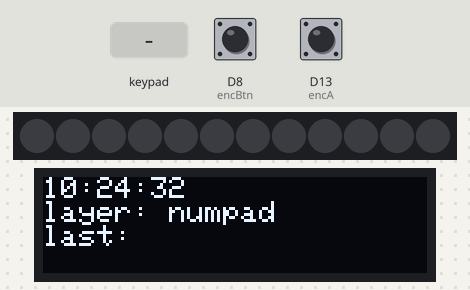
The sketch below on a simulated Arduino MKR. Parts: 12 RGB LEDs in strip order, left to right, 128×32 one-colour display. Wiring (inferred from the names in the program): 3×4 keypad with keys 7 8 9 / 4 5 6 * 1 2 3 -: rows D5, D6, D7; columns D4, D3, D2, D1. The inputs (shaded band) are chosen by the test bench; at power-on: D8 (encBtn) HIGH, D13 (encA) HIGH. WiFi joins after 1.5 s; servers stay silent unless stated; USB keyboard and mouse output is not drawn.

Above: at 3.1 s.
3.2 s: keypad keys 5 6 7 * pressed 0.4 s apart
At 5.3 s:
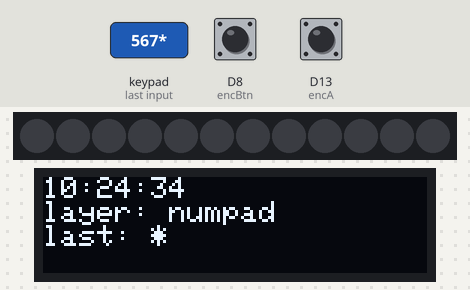
6.3 s: key '/' pressed
At 7.1 s:
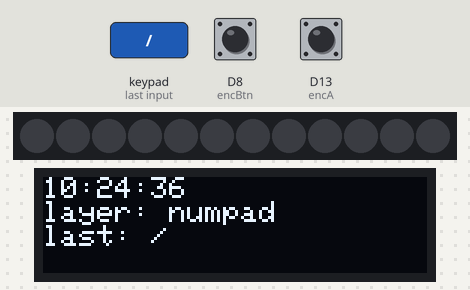
9.3 s: D8 (encBtn) pulled LOW for 0.15 s
At 10.3 s:
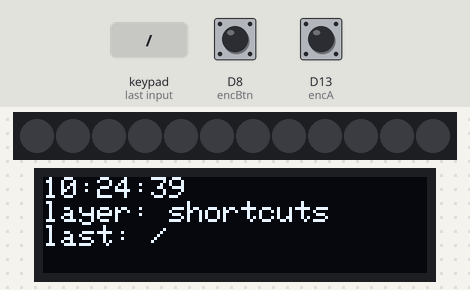
12.4 s: keypad keys 4 3 2 1 pressed 0.4 s apart
At 15.3 s:
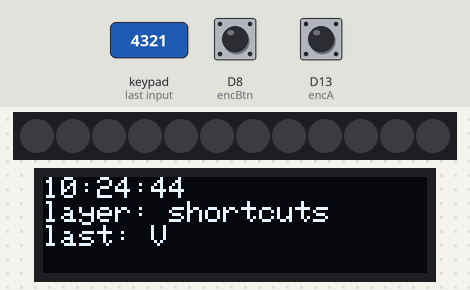
15.5 s: keypad keys 5 6 7 pressed 0.4 s apart
At 17.3 s:
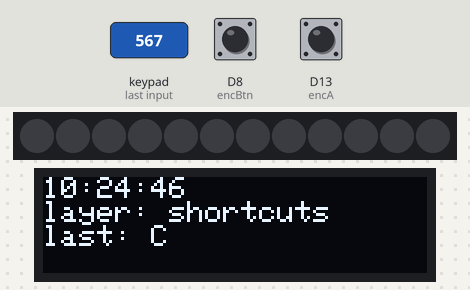
18.2 s: key '*' pressed
At 19.1 s:
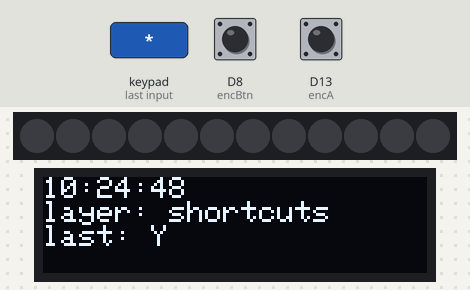
Timing chart, 0 to 21.2 s (numbered marks = the images above; inputs shaded):
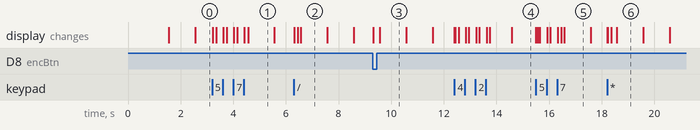

Measured:
- after the input at 3.2 s, the display: first changes at once (image 1 shows a later state)
- after the input at 6.3 s, the display: first changes at once (image 2 shows a later state)
- after the input at 9.3 s, the display: first changes at once (image 3 shows a later state)
- what the display in image 1 shows lasts 1.0 s, from 4.6 s to 5.6 s

The sketch:

Firmware.ino
```cpp
// hackpad firmware v4

#include <Keyboard.h>
#include <Wire.h>
#include <WiFiNINA.h>
#include <Adafruit_GFX.h>
#include <Adafruit_SSD1306.h>
#include <Adafruit_NeoPixel.h>

// change these to your actual wifi so it can grab the time
const char* ssid = "your_wifi_name";
const char* pass = "your_wifi_password";

const int rowPins[3] = {5, 6, 7};
const int colPins[4] = {4, 3, 2, 1};
const int encA = 13;
const int encB = 0;
const int encBtn = 8;

#define LED_PIN A3
#define NUM_LEDS 12
Adafruit_NeoPixel strip(NUM_LEDS, LED_PIN, NEO_GRB + NEO_KHZ800);

#define SCREEN_WIDTH 128
#define SCREEN_HEIGHT 32
Adafruit_SSD1306 display(SCREEN_WIDTH, SCREEN_HEIGHT, &Wire, -1);

char keymap[3][4] = {
  {'7', '8', '9', '/'},
  {'4', '5', '6', '*'},
  {'1', '2', '3', '-'}
};

bool keyState[3][4] = {false};
int lastEncA = HIGH;
int layer = 0;
bool btnWasPressed = false;
char lastKeyLabel = ' ';

unsigned long lastTimeSync = 0;
unsigned long epochAtSync = 0; // unix time from the last successful sync

void setup() {
  Serial.begin(9600);
  Keyboard.begin();

  for (int r = 0; r < 3; r++) {
    pinMode(rowPins[r], OUTPUT);
    digitalWrite(rowPins[r], HIGH);
  }
  for (int c = 0; c < 4; c++) {
    pinMode(colPins[c], INPUT_PULLUP);
  }

  pinMode(encA, INPUT_PULLUP);
  pinMode(encB, INPUT_PULLUP);
  pinMode(encBtn, INPUT_PULLUP);

  strip.begin();
  strip.show();

  if (!display.begin(SSD1306_SWITCHCAPVCC, 0x3C)) {
    Serial.println("oled not found, check wiring");
    while (1);
  }

  // connect to wifi so we can get real time. if this fails clock just
  // stays at --:--:--, everything else still works fine
  WiFi.begin(ssid, pass);
  int tries = 0;
  while (WiFi.status() != WL_CONNECTED && tries < 20) {
    delay(500);
    tries++;
  }
  syncTime();
  updateDisplay();
}

void syncTime() {
  if (WiFi.status() == WL_CONNECTED) {
    unsigned long t = WiFi.getTime(); // nina module handles the ntp stuff
    if (t > 0) {
      epochAtSync = t;
      lastTimeSync = millis();
    }
  }
}

// turns the synced epoch + however long its been since into HH:MM:SS
String getTimeString() {
  if (epochAtSync == 0) return "--:--:--";

  unsigned long secondsNow = epochAtSync + (millis() - lastTimeSync) / 1000;
  int h = (secondsNow % 86400L) / 3600;
  int m = (secondsNow % 3600) / 60;
  int s = secondsNow % 60;

  char buf[9];
  sprintf(buf, "%02d:%02d:%02d", h, m, s);
  return String(buf);
}

void updateDisplay() {
  display.clearDisplay();
  display.setTextSize(1);
  display.setTextColor(SSD1306_WHITE);
  display.setCursor(0, 0);
  display.println(getTimeString());
  display.print("layer: ");
  display.println(layer == 0 ? "numpad" : "shortcuts");
  display.print("last: ");
  display.println(lastKeyLabel);
  display.display();
}

void sendCombo(int mod, int key) {
  Keyboard.press(mod);
  Keyboard.press(key);
  delay(20);
  Keyboard.releaseAll();
}

// runs whatever shortcut lives at this row/col on layer 1
void doShortcut(int r, int c) {
  // row0: copy, (empty), (empty), (empty)
  // row1: cut, save, undo, redo
  // row2: paste, new tab, switch window, switch desktop
  if (r == 0 && c == 0) { sendCombo(KEY_LEFT_CTRL, 'c'); lastKeyLabel = 'C'; }
  // r0c1, r0c2, r0c3 empty on purpose, nothing wired to these rn
  else if (r == 1 && c == 0) { sendCombo(KEY_LEFT_CTRL, 'x'); lastKeyLabel = 'x'; }
  else if (r == 1 && c == 1) { sendCombo(KEY_LEFT_CTRL, 's'); lastKeyLabel = 'S'; }
  else if (r == 1 && c == 2) { sendCombo(KEY_LEFT_CTRL, 'z'); lastKeyLabel = 'Z'; }
  else if (r == 1 && c == 3) { sendCombo(KEY_LEFT_CTRL, 'y'); lastKeyLabel = 'Y'; }
  else if (r == 2 && c == 0) { sendCombo(KEY_LEFT_CTRL, 'v'); lastKeyLabel = 'V'; }
  else if (r == 2 && c == 1) { sendCombo(KEY_LEFT_CTRL, 't'); lastKeyLabel = 'T'; }
  else if (r == 2 && c == 2) { sendCombo(KEY_LEFT_ALT, KEY_TAB); lastKeyLabel = 'W'; }
  else if (r == 2 && c == 3) {
    Keyboard.press(KEY_LEFT_CTRL);
    Keyboard.press(KEY_LEFT_GUI);
    Keyboard.press(KEY_RIGHT_ARROW);
    delay(20);
    Keyboard.releaseAll();
    lastKeyLabel = 'D';
  }
}

void scanMatrix() {
  for (int r = 0; r < 3; r++) {
    digitalWrite(rowPins[r], LOW);

    for (int c = 0; c < 4; c++) {
      bool pressed = digitalRead(colPins[c]) == LOW;
      int ledIndex = r * 4 + c;

      if (pressed && !keyState[r][c]) {
        keyState[r][c] = true;
        strip.setPixelColor(ledIndex, strip.Color(0, 100, 200));
        strip.show();

        if (layer == 0) {
          Keyboard.press(keymap[r][c]);
          lastKeyLabel = keymap[r][c];
        } else {
          doShortcut(r, c);
        }
        updateDisplay();

      } else if (!pressed && keyState[r][c]) {
        keyState[r][c] = false;
        strip.setPixelColor(ledIndex, 0);
        strip.show();
        if (layer == 0) Keyboard.release(keymap[r][c]);
      }
    }

    digitalWrite(rowPins[r], HIGH);
  }
}

void checkEncoder() {
  int a = digitalRead(encA);
  if (a != lastEncA && a == LOW) {
    int b = digitalRead(encB);
    if (b != a) Keyboard.write(KEY_UP_ARROW);
    else Keyboard.write(KEY_DOWN_ARROW);
  }
  lastEncA = a;

  bool btnPressed = digitalRead(encBtn) == LOW;
  if (btnPressed && !btnWasPressed) {
    layer = 1 - layer;
    updateDisplay();
    delay(200);
  }
  btnWasPressed = btnPressed;
}

void loop() {
  scanMatrix();
  checkEncoder();

  // resync every hour so the clock doesnt slowly drift off
  if (millis() - lastTimeSync > 3600000UL) {
    syncTime();
  }

  // just refresh the clock display once a second when nothing else going on
  static unsigned long lastTick = 0;
  if (millis() - lastTick > 1000) {
    lastTick = millis();
    updateDisplay();
  }
}
```
